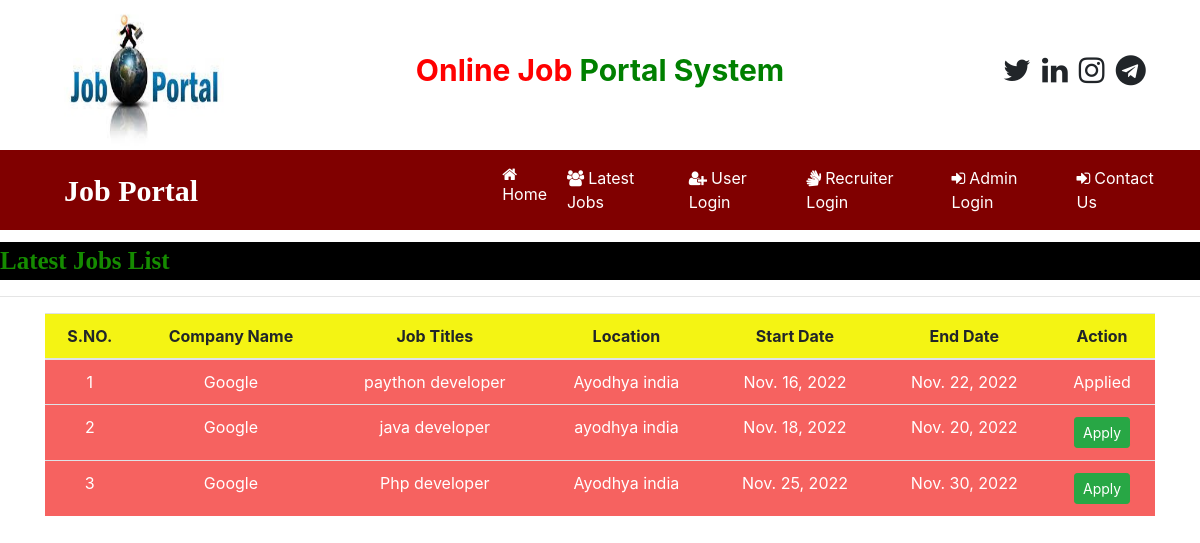
The app's page /user_latestjobs (signed in) with its own data.
### job/models.py (models this page shows, shortened)
class Job(models.Model):
    recruiter = models.ForeignKey(Recruiter,on_delete=models.CASCADE)
    start_date = models.DateField()
    end_date = models.DateField()
    title = models.CharField(max_length=100)
    salary = models.FloatField(max_length=20)
    image = models.FileField()
    description = models.CharField(max_length=300)
    experience = models.CharField(max_length=50)
    location = models.CharField(max_length=100)
    skills = models.CharField(max_length=100)
    creationdate = models.DateField()

class Recruiter(models.Model):
    user = models.ForeignKey(User,on_delete=models.CASCADE)
    mobile = models.CharField(max_length=150,null=True)
    image = models.FileField(null=True)
    gender = models.CharField(max_length=250,null=True)
    company = models.CharField(max_length=250,null=True)
    type = models.CharField(max_length=130,null=True)
    status = models.CharField(max_length=130,null=True)

### job/views.py (the view)
# urls.py: path('user_latestjobs',  user_latestjobs,  name="user_latestjobs"),
def user_latestjobs(request):
    job = Job.objects.all().order_by('start_date')
    user = request.user
    student = StudentUser.objects.get(user=user)
    data = Apply.objects.filter(student=student)
    li=[]
    for i in data:
        li.append(i.job.id)
    d = {'job':job,'li':li}
    return render(request,'user_latestjobs.html',d)

### job/templates/user_latestjobs.html (shortened to what this page needs)
{% load static %}
{% block body %}
{% include 'navigation.html' %}
<marquee style="font-family : 'Monotype Corsiva'; font-size:25px ; color : rgb(21, 139, 0) ; background-color : black ;font-weight: bold ; margin-top : 1%">
    Latest Jobs List
</marquee>
 <hr>
<div class="container">
<table class="table table-hover" id="example">
    <thead>
        <tr style="background-color: rgb(244, 244, 19) ">
            <th>S.NO.</th>
            <th>Company Name</th>
            <th>Job Titles</th>
            <th>Location</th>
            <th>Start Date</th>
            <th>End Date</th>
            <th>Action</th>
        </tr>
    </thead>
    <tbody>
    {% for i in job %}
    <tr style="background-color: #f66260  ;color: white;">
        <td>{{forloop.counter}}</td>
        <td>{{i.recruiter.company}}</td>
        <td>{{i.title}}</td>
        <td>{{i.location}}</td>
        <td>{{i.start_date}}</td>
        <td>{{i.end_date}}</td>
         {% if i.id in li %}
         <td>Applied</td>
         {% else %}
         <td><a href="{% url 'job_detail' i.id %}" class="btn btn-success btn-sm" >Apply</a></td>
         {% endif %}
    </tr>
    {% endfor %}
    </tbody>
</table>
</div>
{% endblock %}

### job/templates/user_latestjobs.html (style rules this page uses)
tr { text-align: center; }

### records on screen
Job: recruiter.company "Google", title "paython developer", location "Ayodhya india", start_date "Nov. 16, 2022", end_date "Nov. 22, 2022", shows "Applied"
Job: recruiter.company "Google", title "java developer", location "ayodhya india", start_date "Nov. 18, 2022", end_date "Nov. 20, 2022", shows "Apply"
Job: recruiter.company "Google", title "Php developer", location "Ayodhya india", start_date "Nov. 25, 2022", end_date "Nov. 30, 2022", shows "Apply"
